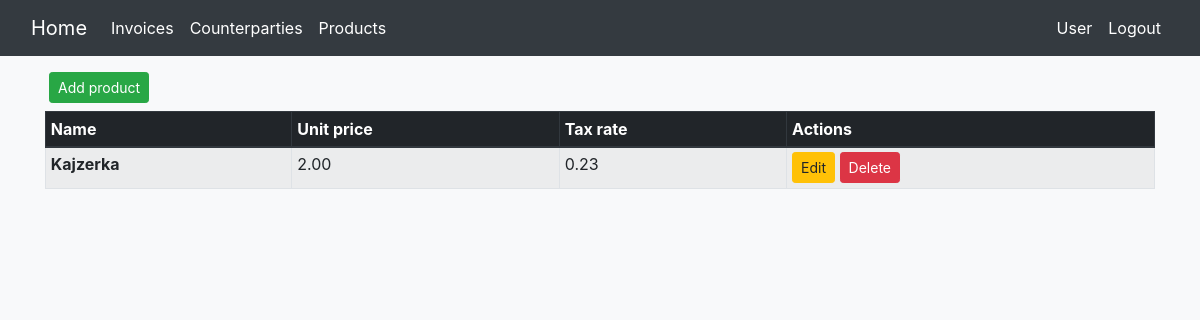
Screenshot of /listaproduktow/ (signed in) with the database file from the repository.
### faktury/models.py (models this page shows, shortened)
class Service(models.Model):
    name = models.CharField(max_length=200)
    unit_price = models.DecimalField(decimal_places=2, max_digits=10)
    tax_rate = models.DecimalField(decimal_places=2, max_digits=2)
    user = models.ForeignKey(User, on_delete=models.CASCADE, null=True, blank=True)

### faktury/views.py (the view)
# urls.py: path('listaproduktow/', views.service_list, name='listaproduktow'),
@login_required
def service_list(request):
    service_list = Service.objects.all()
    template = loader.get_template('faktury/listaproduktow.html')
    context = {
        'service_list': service_list,
    }
    return HttpResponse(template.render(context, request))

### faktury/templates/faktury/listaproduktow.html
{% extends "faktury/base.html" %}
{% block content %}
<div class="container mt-2">
    <a class="btn btn-success btn-sm mx-1 my-2" href="{% url 'faktury:dodajusluge' %}">Add product</a>
    <table class="table table-striped table-bordered table-sm">
        <thead class="thead-dark">
        <tr>
            <th scope="col">Name</th>
            <th scope="col">Unit price</th>
            <th scope="col">Tax rate</th>
            <th scope="col">Actions</th>
        </tr>
        </thead>
        <tbody>
        {% for service in service_list %}
        {% if service.user == user %}
        <tr>
            <th scope="row">{{ service.name }}</th>
            <td>{{ service.unit_price }}</td>
            <td>{{ service.tax_rate }}</td>
            <td>
                <a class="btn btn-warning btn-sm" href="{% url 'faktury:edytujprodukt' service.id %}">Edit</a>
                <a class="btn btn-danger btn-sm" href="{% url 'faktury:usunprodukt' service.id %}">Delete</a>
            </td>
        </tr>
        {% endif %}
        {% endfor %}
        </tbody>
    </table>
</div>
{% endblock content %}

### faktury/templates/faktury/base.html (shortened to what this page needs)
<!DOCTYPE html>
<html lang="en">
<head>
    <link rel="stylesheet" href="https://maxcdn.bootstrapcdn.com/bootstrap/4.0.0/css/bootstrap.min.css"
>
</head>
<body class="bg-light">
<nav class="navbar sticky-top navbar-expand-lg navbar-dark bg-dark">
    <div class="container-fluid">
        <a class="navbar-brand" href="{% url 'faktury:lista' %}">Home</a>
        <div class="collapse navbar-collapse" id="navbarNav">
            <ul class="navbar-nav md-auto">
                <li class="nav-item active">
                    <a class="nav-link" href="{% url 'faktury:lista' %}">Invoices</a>
                </li>
                <li class="nav-item active">
                    <a class="nav-link" href="{% url 'faktury:listakontrahentow' %}">Counterparties</a>
                </li>
                <li class="nav-item active">
                    <a class="nav-link" href="{% url 'faktury:listaproduktow' %}">Products</a>
                </li>
            </ul>
            <ul class="navbar-nav ml-auto">
                {% if user.is_authenticated %}
                <li class="nav-item active">
                    <a class="nav-link disabled">{{ user }}</a>
                </li>
                <li class="nav-item active">
                    <a class="nav-link" href="{% url 'logout' %}">Logout</a>
                </li>
                {% endif %}
            </ul>
        </div>
    </div>
</nav>
{% block content %}{% endblock %}
</body>
</html>

### rows the page displays
Service: name "Kajzerka", unit_price "2.00", tax_rate "0.23"

### other values shown
{{ user }} "User"
